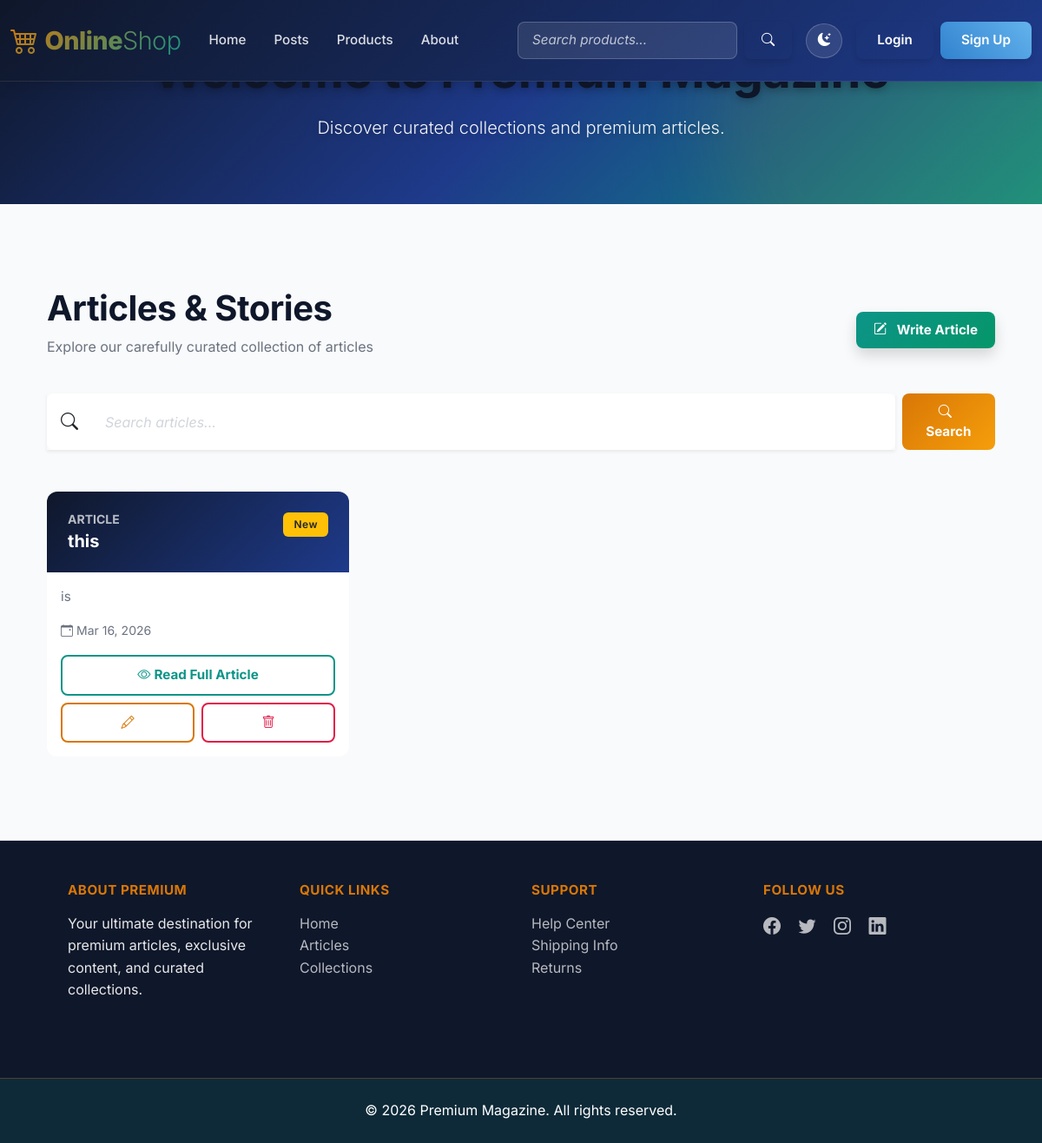
/posts/, run on an earlier commit of the app's database.
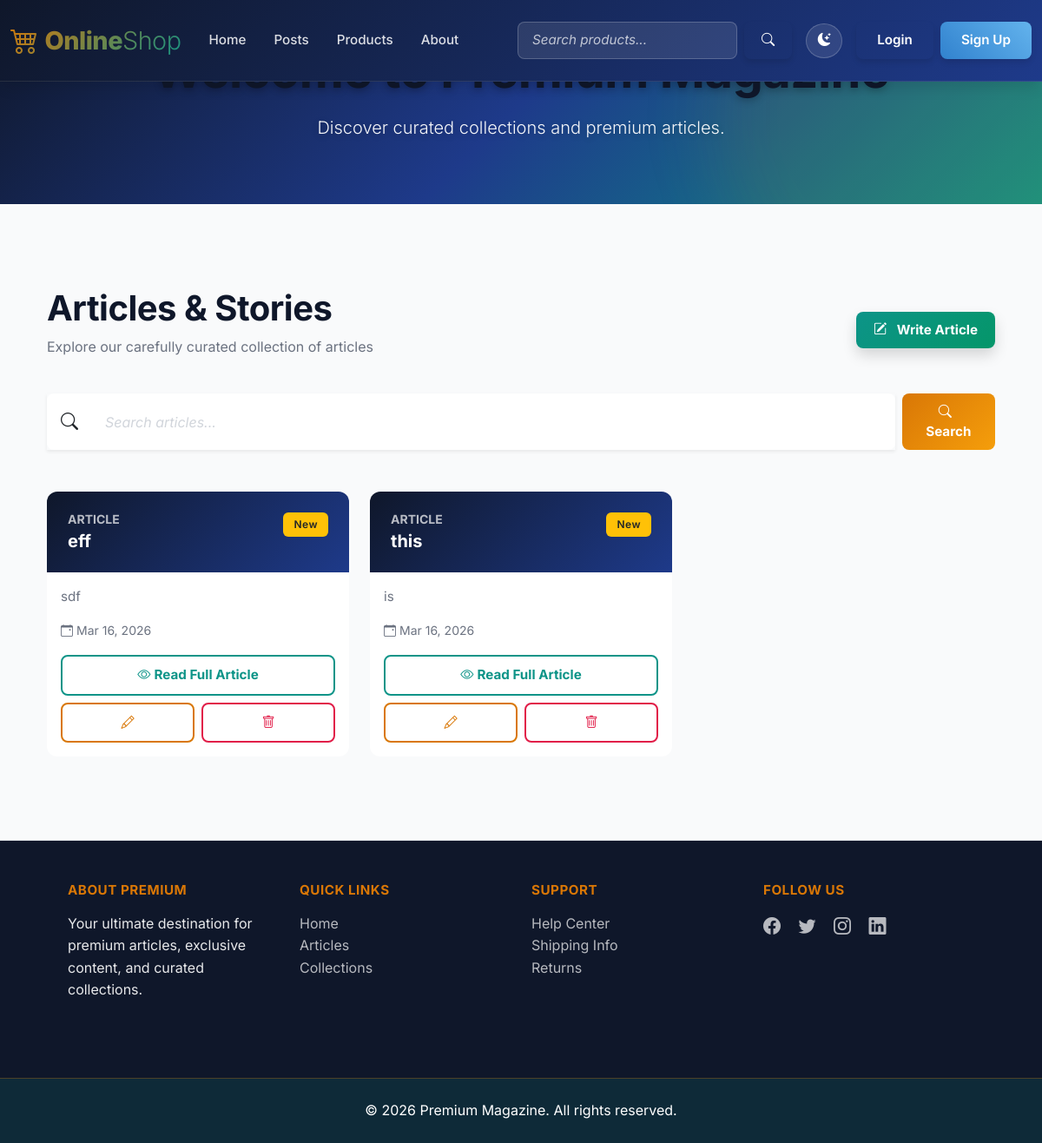
And on a later commit of the database.
### online_shop/models.py (models this page shows, shortened)
class Post(models.Model):
    title = models.CharField(max_length=255)
    content = models.TextField()
    created_at = models.DateTimeField(auto_now_add=True)
    updated_at = models.DateTimeField(auto_now=True)
    class Meta:
        ordering = ['-created_at']

### online_shop/views.py (the view)
# urls.py: path('posts/', views.posts, name='posts'),
def posts(request):
    q = request.GET.get('q', '')
    if q:
        posts = Post.objects.filter(title__icontains=q)
    else:
        posts = Post.objects.all()
    context = {
        "posts": posts,
        "query": q,
    }
    return render(request, "posts.html", context)

### templates/posts.html (shortened to what this page needs)
{% extends "base.html" %}
{% block content %}
<div class="container py-4">
  <div class="mb-5">
    <div class="d-flex justify-content-between align-items-center mb-4 flex-wrap gap-3">
      <div>
        <h1 class="display-6 fw-bold mb-2">Articles & Stories</h1>
        <p class="text-muted">Explore our carefully curated collection of articles</p>
      </div>
      <a href="{% url 'create_posts' %}" class="btn btn-lg fw-bold shadow" style="background: linear-gradient(135deg, #0d9488, #059669); color: white;">
          <i class="bi bi-pencil-square me-2"></i> Write Article
      </a>
    </div>
    <form class="d-flex gap-2 mb-4" method="get" action="" role="search">
      <div class="input-group input-group-lg shadow-sm">
        <span class="input-group-text border-0" style="background: white;">
          <i class="bi bi-search"></i>
        </span>
        <input name="q" class="form-control border-0" type="search" placeholder="Search articles..." aria-label="Search" value="{{ query }}" style="padding: 0.75rem 1rem;">
      </div>
      <button class="btn btn-lg fw-bold" style="background: linear-gradient(135deg, #d97706, #f59e0b); color: white;" type="submit">
        <i class="bi bi-search me-2"></i>Search
      </button>
    </form>
  </div>
  {% if posts %}
  <div class="row g-4 mb-5">
    {% for post in posts %}
    <div class="col-md-6 col-lg-4">
      <div class="card h-100 border-0 shadow-md hover-card">
        <div class="card-header" style="background: linear-gradient(135deg, #0f172a, #1e3a8a); border: none;">
          <div class="d-flex justify-content-between align-items-start">
            <div>
              <h6 class="text-muted text-uppercase small mb-0" style="color: rgba(255,255,255,0.7) !important;">Article</h6>
              <h5 class="card-title text-white mt-1 mb-0" style="min-height: auto;">{{ post.title|truncatechars:40 }}</h5>
            </div>
            <span class="badge bg-warning text-dark">New</span>
          </div>
        </div>
        <div class="card-body d-flex flex-column">
          <p class="card-text text-muted small mb-3" style="line-height: 1.6;">{{ post.content|truncatechars:100 }}</p>
          <div class="mt-auto">
            <small class="text-muted d-block mb-3">
              <i class="bi bi-calendar-event me-1"></i>{{ post.created_at|date:"M d, Y" }}
            </small>
            <div class="d-grid gap-2">
              <a href="{% url 'post_detail' post.pk %}" class="btn btn-outline-primary btn-sm fw-bold">
                <i class="bi bi-eye me-1"></i>Read Full Article
              </a>
              <div class="d-flex gap-2">
                <a href="{% url 'edit_post' post.pk %}" class="btn btn-outline-warning btn-sm flex-grow-1" title="Edit">
                  <i class="bi bi-pencil"></i>
                </a>
                <a href="{% url 'delete_post' post.pk %}" class="btn btn-outline-danger btn-sm flex-grow-1" title="Delete">
                  <i class="bi bi-trash"></i>
                </a>
              </div>
            </div>
          </div>
        </div>
      </div>
    </div>
    {% endfor %}
  </div>
  {% endif %}
</div>
{% endblock content %}

### templates/base.html (shortened to what this page needs)
<!DOCTYPE html>
<html lang="en">
{% load static %}
<head>
    <link href="https://cdn.jsdelivr.net/npm/bootstrap@5.3.0/dist/css/bootstrap.min.css" rel="stylesheet">
    <link rel="stylesheet" href="https://cdn.jsdelivr.net/npm/bootstrap-icons@1.11.1/font/bootstrap-icons.css">
    <link rel="stylesheet" href="{% static 'style.css' %}">
</head>
<body>
    {% include 'nav.html' %}
    <header class="text-white py-5 mb-5">
        <div class="container text-center">
            <h1 class="display-4 fw-bold mb-3">Welcome to Premium Magazine</h1>
            <p class="lead fs-5 mb-4" style="opacity: 0.95;">Discover curated collections and premium articles.</p>
        </div>
    </header>
    <main class="container py-4" id="main-content">
        {% block content %}{% endblock content %}
    </main>
    <footer class="text-center text-lg-start mt-auto border-top">
        <div class="container p-5">
            <div class="row">
                <div class="col-lg-3 col-md-6 mb-4">
                    <h5 class="text-uppercase fw-bold">About Premium</h5>
                    <p>Your ultimate destination for premium articles, exclusive content, and curated collections.</p>
                </div>
                <div class="col-lg-3 col-md-6 mb-4">
                    <h5 class="text-uppercase fw-bold">Quick Links</h5>
                    <ul class="list-unstyled mb-0">
                        <li><a href="/" class="text-decoration-none">Home</a></li>
                        <li><a href="{% url 'posts' %}" class="text-decoration-none">Articles</a></li>
                        <li><a href="{% url 'products' %}" class="text-decoration-none">Collections</a></li>
                    </ul>
                </div>
                <div class="col-lg-3 col-md-6 mb-4">
                    <h5 class="text-uppercase fw-bold">Support</h5>
                    <ul class="list-unstyled mb-0">
                        <li><a href="#" class="text-decoration-none">Help Center</a></li>
                        <li><a href="#" class="text-decoration-none">Shipping Info</a></li>
                        <li><a href="#" class="text-decoration-none">Returns</a></li>
                    </ul>
                </div>
                <div class="col-lg-3 col-md-6 mb-4">
                    <h5 class="text-uppercase fw-bold">Follow Us</h5>
                    <a href="#" class="me-3" title="Facebook"><i class="bi bi-facebook fs-5"></i></a>
                    <a href="#" class="me-3" title="Twitter"><i class="bi bi-twitter fs-5"></i></a>
                    <a href="#" class="me-3" title="Instagram"><i class="bi bi-instagram fs-5"></i></a>
                    <a href="#" title="LinkedIn"><i class="bi bi-linkedin fs-5"></i></a>
                </div>
            </div>
        </div>
        <div class="text-center p-4 bg-secondary text-white">
            © {% now "Y" %} Premium Magazine. All rights reserved.
        </div>
    </footer>
</body>
</html>

### templates/nav.html (shortened to what this page needs)
<nav class="navbar navbar-expand-lg navbar-dark fixed-top" role="navigation" aria-label="Main navigation">
    <div class="container-fluid">
        <a class="navbar-brand d-flex align-items-center" href="/" aria-label="OnlineShop Home">
            <i class="bi bi-cart4 fs-2 me-2" aria-hidden="true"></i>
            <span>Online<span class="fw-light">Shop</span></span>
        </a>
        <div class="collapse navbar-collapse" id="navbarNav">
            <ul class="navbar-nav me-auto">
                <li class="nav-item">
                    <a class="nav-link" href="{% url 'home' %}">Home</a>
                </li>
                <li class="nav-item">
                    <a class="nav-link" href="{% url 'posts' %}">Posts</a>
                </li>
                <li class="nav-item">
                    <a class="nav-link" href="{% url 'products' %}">Products</a>
                </li>
                <li class="nav-item">
                    <a class="nav-link" href="{% url 'about' %}">About</a>
                </li>
            </ul>
            <form class="d-flex me-3" role="search">
                <input class="form-control search-bar me-2" type="search" placeholder="Search products..." aria-label="Search for products">
                <button class="btn btn-outline-light btn-custom" type="submit" aria-label="Submit search">
                    <i class="bi bi-search" aria-hidden="true"></i>
                </button>
            </form>
            <button id="darkModeToggle" class="btn dark-mode-toggle me-3" title="Toggle dark mode" aria-label="Toggle dark mode">
                <i class="bi bi-moon-stars-fill" aria-hidden="true"></i>
            </button>
            <div class="d-flex gap-2">
                <a href="#" class="btn btn-outline-light btn-custom px-4" aria-label="Login to your account">Login</a>
                <a href="#" class="btn btn-primary-custom btn-custom px-4" aria-label="Create new account">Sign Up</a>
            </div>
        </div>
    </div>
</nav>

### templates/posts.html (style rules this page uses)
.hover-card { transition: all 0.3s cubic-bezier(0.4, 0, 0.2, 1); }
.input-group-lg .form-control { font-size: 1rem; }

What changed in the data, as far as the page shows it:
added Post: title "eff", content "sdf", created_at "Mar 16, 2026"
